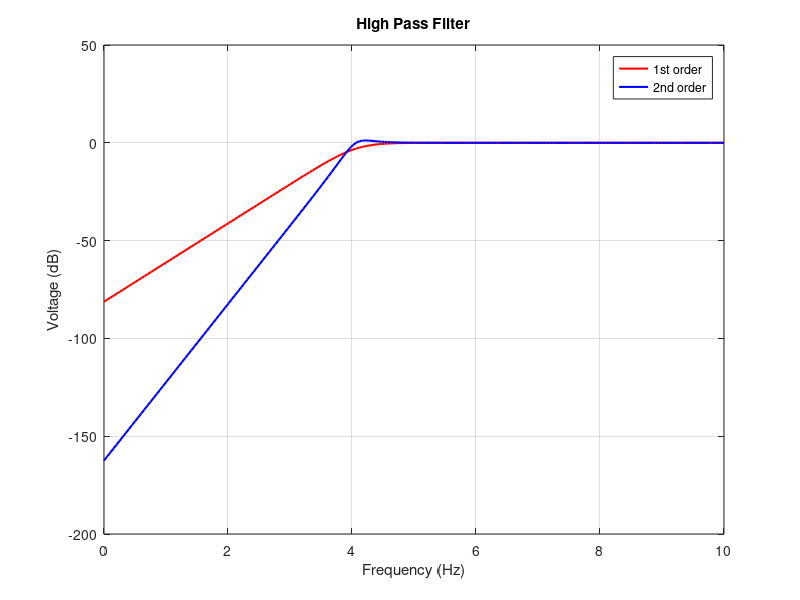

Here is the MATLAB script that generated this plot:
%% 1st and 2nd Order High-pass Filter
%% Specify the resistor and capasitor value
r1 = 11.6; %resistor 1
r2 = 11.4; %resistor 2
r3 = 11.6; %resistor 3
r4 = 11.4; %resistor 4
c = 1e-3; %capasitor

%% Building a transfer function
w = logspace(0,10,200); %frequency
s = 1i*w; %differential operator
w0 = 1/c*sqrt(r3*r4); %cut off frequency
Q = r2/sqrt(r3*r4);
x1 = s; %numerator
x2 = s + w0; %denominator
x = x1./x2; %transfer function of 1st order
y1 = s.^2; %numerator
y2 = (s.^2)+((w0/Q).*s)+(w0.^2); %denominator
y = y1./y2; %transfer function of 2nd order

%% Plotting the high-pass filter
p1 = plot(log10(w),20*log10(abs(x)),'red','Linewidth',1.5);
hold on
p2 = plot(log10(w),20*log10(abs(y)),'blue','Linewidth',1.5);
legend([p1,p2],'1st order','2nd order')
title('High Pass Filter')
xlabel('Frequency (Hz)')
ylabel('Voltage (dB)')
grid on
